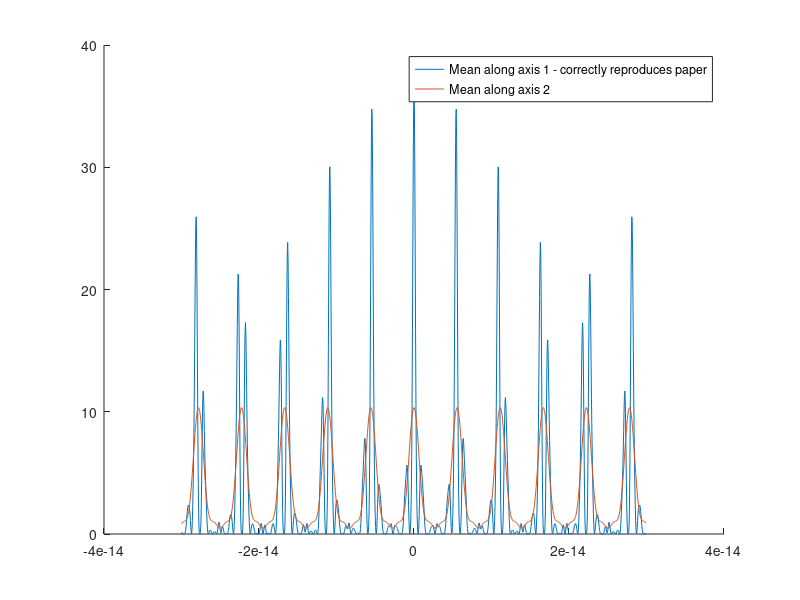

This figure's MATLAB source:
% This was my first attempt to recreate the correlation plots found in
% earlier papers by people other than Sokolov (so that we can kind of trust
% them more).

% This program recreates the results in Shverdin's 2005 PRL, included in
% the shared directory. Even here, we run into the "mean" problem that
% plagues our own correlation stuff.

% Did not initially use a meshgrid for this - integrating meshgrid is
% proving to be a bit tricky. Leaving it as is and fixing later.

c = 3e8;
% Setting up all beams included in the paper.
wavelengths = [1.56e-6, 1.064e-6, 807e-9, 650e-9, 544e-9, 468e-9, 410e-9];

% converting to frequency space
omega = 2*pi*c*(wavelengths).^-1;

% Original pulse length given in the paper
t_p = 15e-9;

% Added the possibility to include chirp - don't think this will be used so
% it is set to an absurdly high number.
t_c = 60e-15;

% Wavelength that is being scanned is 1064 nm.
omega_0 = 2*pi*c/1.064e-6;
% Raman shift - seperates all beams. Included for testing purposes.
omega_a = 2994 *10^2 * c;

% Time grid of the pulse (presumably)
t = -30e-15:0.5e-16:(30e-15-0.1e-16);
% Time grid of the delay time.
tau = -30e-15:0.5e-16:(30e-15-0.1e-16);
% assumed same parameters as pulse time.
% [T, Tau] = meshgrid(t, tau);

% Fourier stuff - included but not needed.
% Fs = 1/5e-16;
% 
% Time grid size, needed to accurately recombine the beams later.
time_d = size(t);
time_d = time_d(1, 2);

% Pulse envelope
a_t = real(exp(-t.^2/t_p^2).*exp(1i*t.^2/t_c^2));
% a_t = real(exp(-T(:, 600).^2/t_p^2).*exp(1i*T(:, 600).^2/t_c^2));

% Giving each beam a pulse enevelope and osillations.
y_array = real(a_t .* exp(1i*(omega' .* t)));
% y_array = real(a_t .* exp(1i*(omega .* T(:, 600))));

% In the paper, Shverdin et al delayed all the even beams with respect to
% the odd beams. This array sets that up.
y_even = zeros(4, time_d, time_d); % 3D array necessary. 
% One axis for each beam, one for the pulse time, and the last for the
% delay time.

y_even2 = zeros(4, time_d); % 2D array where pulse-time averaged beam will go.

y_odd = zeros(3, time_d);

phase = exp(1i*tau' .* 1*omega); % Converting delay time to added phase.
% phase = exp(1i*Tau(600, :)' .* 1*omega);
% Splitting up the beams into even and odd arrays, giving each even beam a
% delay defined by phase above.

for i = 1:4
    y_even(i, 1:time_d, 1:time_d) = y_array(2*i-1, 1:time_d).*phase(1:time_d, 2*i-1);
    y_even2(i, 1:time_d) = y_array(2*i-1, 1:time_d);
%     y_even(i, 1:time_d, 1:time_d) = y_array(1:time_d, 2*i-1).*phase(1:time_d, 2*i-1)';
%     y_even2(i, 1:time_d) = y_array(1:time_d, 2*i-1);
end
for i = 1:3
    y_odd(i, 1:time_d) = y_array(2*i, 1:time_d);
%     y_odd(i, 1:time_d) = y_array(1:time_d, 2*i);
end

% Averaging all beams into a single array for delayed even beams
% (pulse_1), undelayed even beams (pulse_12), and odd beams (pulse_2).
pulse_1 = sum(y_even);
pulse_12 = sum(y_even2);
pulse_2 = sum(y_odd);

% Add delayed even pulse and odd pulse together.

pulse_1clean = zeros(time_d, time_d);
pulse_1clean(1:time_d, 1:time_d) = pulse_1(1, 1:time_d, 1:time_d);

intensity_1 = abs(pulse_1clean).^2;
intensity_2 = abs(pulse_2).^2;

% Ok, as far as I understand, this is the core point where me and you
% disagree.
% If you plot it along time axis 1, you get the result of Shverdin's 2005
% included in the shared directory. If you do
% it along axis 2, then you get just gaussian peaks.

pulse_cc_sasha = mean(intensity_1 .* intensity_2);
hold on
pulse_cc_peter = mean(intensity_1 .* intensity_2, 2);

plot(tau, pulse_cc_sasha);

hold on
plot(tau, pulse_cc_peter);
legend('Mean along axis 1 - correctly reproduces paper', 'Mean along axis 2')


